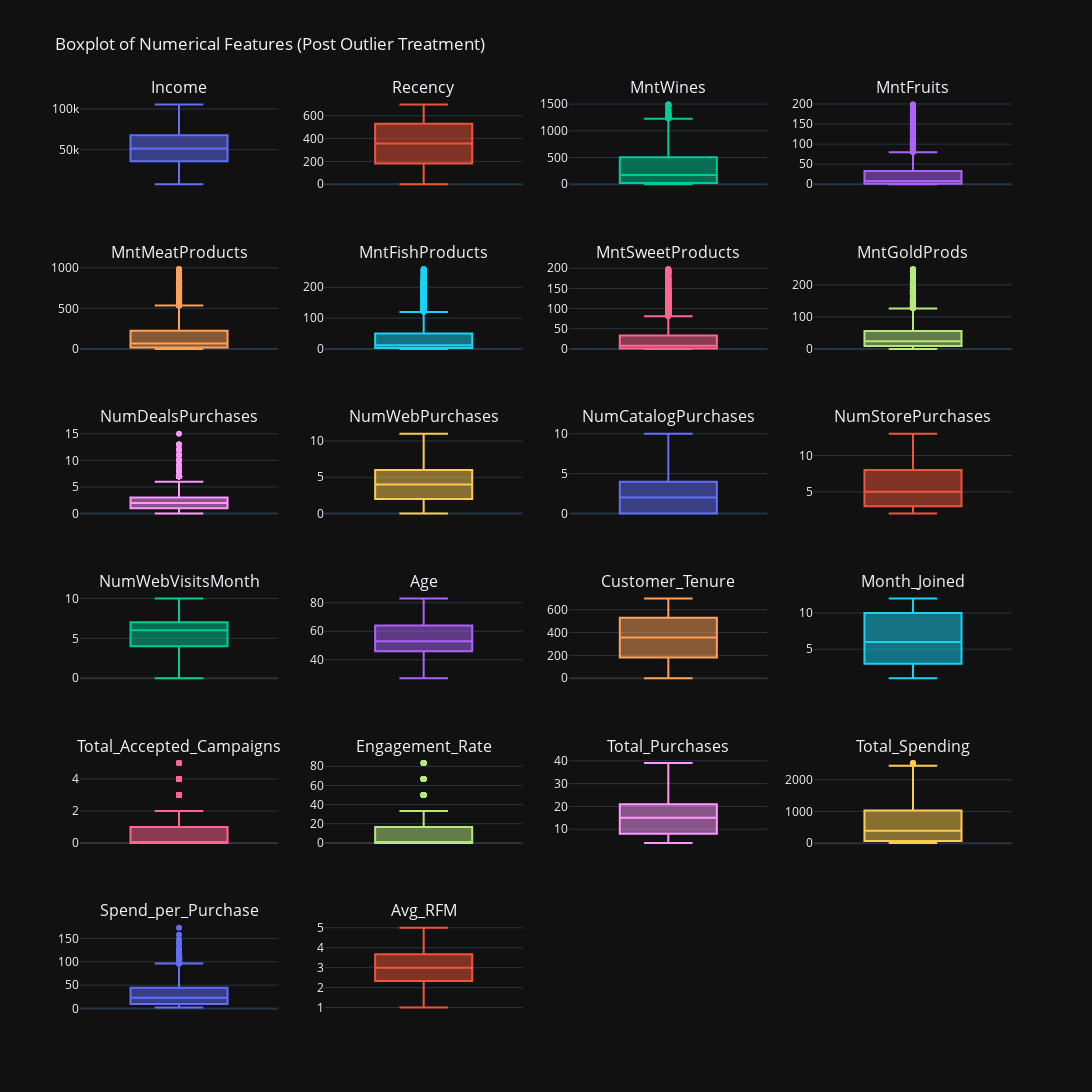

This figure's notebook cell:
### Code cell
# create subplots
fig = make_subplots(rows=plot_nrows, cols=4, subplot_titles=tuple(subplot_titles))

# add traces
for i, col_name in enumerate(to_plot.columns):
    row = i // 4 + 1
    col = i % 4 + 1
    fig.add_trace(go.Box(y=df[col_name], name=col_name), row=row, col=col)

fig.update_layout(height=1400, width=1200, showlegend=False, template='plotly_dark', title='Boxplot of Numerical Features (Post Outlier Treatment)')
fig.update_xaxes(visible=False, showticklabels=False)

fig.show()

### Figure 1 — Plotly figure (JSON) as saved in the notebook; plotly's stock layout.template omitted (floating-point values rounded to 4 significant figures; data arrays with more than 128 entries replaced by an {"elided": "..."} marker saying what was removed)
{"data": [{"name": "Income", "type": "box", "xaxis": "x", "y": {"elided": "2195 float values"}, "yaxis": "y"}, {"name": "Recency", "type": "box", "xaxis": "x2", "y": {"elided": "2195 int values"}, "yaxis": "y2"}, {"name": "MntWines", "type": "box", "xaxis": "x3", "y": {"elided": "2195 int values"}, "yaxis": "y3"}, {"name": "MntFruits", "type": "box", "xaxis": "x4", "y": {"elided": "2195 int values"}, "yaxis": "y4"}, {"name": "MntMeatProducts", "type": "box", "xaxis": "x5", "y": {"elided": "2195 int values"}, "yaxis": "y5"}, {"name": "MntFishProducts", "type": "box", "xaxis": "x6", "y": {"elided": "2195 int values"}, "yaxis": "y6"}, {"name": "MntSweetProducts", "type": "box", "xaxis": "x7", "y": {"elided": "2195 int values"}, "yaxis": "y7"}, {"name": "MntGoldProds", "type": "box", "xaxis": "x8", "y": {"elided": "2195 int values"}, "yaxis": "y8"}, {"name": "NumDealsPurchases", "type": "box", "xaxis": "x9", "y": {"elided": "2195 int values"}, "yaxis": "y9"}, {"name": "NumWebPurchases", "type": "box", "xaxis": "x10", "y": {"elided": "2195 int values"}, "yaxis": "y10"}, {"name": "NumCatalogPurchases", "type": "box", "xaxis": "x11", "y": {"elided": "2195 int values"}, "yaxis": "y11"}, {"name": "NumStorePurchases", "type": "box", "xaxis": "x12", "y": {"elided": "2195 int values"}, "yaxis": "y12"}, {"name": "NumWebVisitsMonth", "type": "box", "xaxis": "x13", "y": {"elided": "2195 int values"}, "yaxis": "y13"}, {"name": "Age", "type": "box", "xaxis": "x14", "y": {"elided": "2195 int values"}, "yaxis": "y14"}, {"name": "Customer_Tenure", "type": "box", "xaxis": "x15", "y": {"elided": "2195 int values"}, "yaxis": "y15"}, {"name": "Month_Joined", "type": "box", "xaxis": "x16", "y": {"elided": "2195 int values"}, "yaxis": "y16"}, {"name": "Total_Accepted_Campaigns", "type": "box", "xaxis": "x17", "y": {"elided": "2195 int values"}, "yaxis": "y17"}, {"name": "Engagement_Rate", "type": "box", "xaxis": "x18", "y": {"elided": "2195 float values"}, "yaxis": "y18"}, {"name": "Total_Purchases", "type": "box", "xaxis": "x19", "y": {"elided": "2195 int values"}, "yaxis": "y19"}, {"name": "Total_Spending", "type": "box", "xaxis": "x20", "y": {"elided": "2195 int values"}, "yaxis": "y20"}, {"name": "Spend_per_Purchase", "type": "box", "xaxis": "x21", "y": {"elided": "2195 float values"}, "yaxis": "y21"}, {"name": "Avg_RFM", "type": "box", "xaxis": "x22", "y": {"elided": "2195 float values"}, "yaxis": "y22"}], "layout": {"annotations": [{"font": {"size": 16}, "showarrow": false, "text": "Income", "x": 0.1062, "xanchor": "center", "xref": "paper", "y": 1.0, "yanchor": "bottom", "yref": "paper"}, {"font": {"size": 16}, "showarrow": false, "text": "Recency", "x": 0.3688, "xanchor": "center", "xref": "paper", "y": 1.0, "yanchor": "bottom", "yref": "paper"}, {"font": {"size": 16}, "showarrow": false, "text": "MntWines", "x": 0.6313, "xanchor": "center", "xref": "paper", "y": 1.0, "yanchor": "bottom", "yref": "paper"}, {"font": {"size": 16}, "showarrow": false, "text": "MntFruits", "x": 0.8938, "xanchor": "center", "xref": "paper", "y": 1.0, "yanchor": "bottom", "yref": "paper"}, {"font": {"size": 16}, "showarrow": false, "text": "MntMeatProducts", "x": 0.1062, "xanchor": "center", "xref": "paper", "y": 0.8194, "yanchor": "bottom", "yref": "paper"}, {"font": {"size": 16}, "showarrow": false, "text": "MntFishProducts", "x": 0.3688, "xanchor": "center", "xref": "paper", "y": 0.8194, "yanchor": "bottom", "yref": "paper"}, {"font": {"size": 16}, "showarrow": false, "text": "MntSweetProducts", "x": 0.6313, "xanchor": "center", "xref": "paper", "y": 0.8194, "yanchor": "bottom", "yref": "paper"}, {"font": {"size": 16}, "showarrow": false, "text": "MntGoldProds", "x": 0.8938, "xanchor": "center", "xref": "paper", "y": 0.8194, "yanchor": "bottom", "yref": "paper"}, {"font": {"size": 16}, "showarrow": false, "text": "NumDealsPurchases", "x": 0.1062, "xanchor": "center", "xref": "paper", "y": 0.6389, "yanchor": "bottom", "yref": "paper"}, {"font": {"size": 16}, "showarrow": false, "text": "NumWebPurchases", "x": 0.3688, "xanchor": "center", "xref": "paper", "y": 0.6389, "yanchor": "bottom", "yref": "paper"}, {"font": {"size": 16}, "showarrow": false, "text": "NumCatalogPurchases", "x": 0.6313, "xanchor": "center", "xref": "paper", "y": 0.6389, "yanchor": "bottom", "yref": "paper"}, {"font": {"size": 16}, "showarrow": false, "text": "NumStorePurchases", "x": 0.8938, "xanchor": "center", "xref": "paper", "y": 0.6389, "yanchor": "bottom", "yref": "paper"}, {"font": {"size": 16}, "showarrow": false, "text": "NumWebVisitsMonth", "x": 0.1062, "xanchor": "center", "xref": "paper", "y": 0.4583, "yanchor": "bottom", "yref": "paper"}, {"font": {"size": 16}, "showarrow": false, "text": "Age", "x": 0.3688, "xanchor": "center", "xref": "paper", "y": 0.4583, "yanchor": "bottom", "yref": "paper"}, {"font": {"size": 16}, "showarrow": false, "text": "Customer_Tenure", "x": 0.6313, "xanchor": "center", "xref": "paper", "y": 0.4583, "yanchor": "bottom", "yref": "paper"}, {"font": {"size": 16}, "showarrow": false, "text": "Month_Joined", "x": 0.8938, "xanchor": "center", "xref": "paper", "y": 0.4583, "yanchor": "bottom", "yref": "paper"}, {"font": {"size": 16}, "showarrow": false, "text": "Total_Accepted_Campaigns", "x": 0.1062, "xanchor": "center", "xref": "paper", "y": 0.2778, "yanchor": "bottom", "yref": "paper"}, {"font": {"size": 16}, "showarrow": false, "text": "Engagement_Rate", "x": 0.3688, "xanchor": "center", "xref": "paper", "y": 0.2778, "yanchor": "bottom", "yref": "paper"}, {"font": {"size": 16}, "showarrow": false, "text": "Total_Purchases", "x": 0.6313, "xanchor": "center", "xref": "paper", "y": 0.2778, "yanchor": "bottom", "yref": "paper"}, {"font": {"size": 16}, "showarrow": false, "text": "Total_Spending", "x": 0.8938, "xanchor": "center", "xref": "paper", "y": 0.2778, "yanchor": "bottom", "yref": "paper"}, {"font": {"size": 16}, "showarrow": false, "text": "Spend_per_Purchase", "x": 0.1062, "xanchor": "center", "xref": "paper", "y": 0.09722, "yanchor": "bottom", "yref": "paper"}, {"font": {"size": 16}, "showarrow": false, "text": "Avg_RFM", "x": 0.3688, "xanchor": "center", "xref": "paper", "y": 0.09722, "yanchor": "bottom", "yref": "paper"}], "height": 1400, "showlegend": false, "title": {"text": "Boxplot of Numerical Features (Post Outlier Treatment)"}, "width": 1200, "xaxis": {"anchor": "y", "domain": [0, 0.2125], "showticklabels": false, "visible": false}, "xaxis10": {"anchor": "y10", "domain": [0.2625, 0.475], "showticklabels": false, "visible": false}, "xaxis11": {"anchor": "y11", "domain": [0.525, 0.7375], "showticklabels": false, "visible": false}, "xaxis12": {"anchor": "y12", "domain": [0.7875, 1], "showticklabels": false, "visible": false}, "xaxis13": {"anchor": "y13", "domain": [0, 0.2125], "showticklabels": false, "visible": false}, "xaxis14": {"anchor": "y14", "domain": [0.2625, 0.475], "showticklabels": false, "visible": false}, "xaxis15": {"anchor": "y15", "domain": [0.525, 0.7375], "showticklabels": false, "visible": false}, "xaxis16": {"anchor": "y16", "domain": [0.7875, 1], "showticklabels": false, "visible": false}, "xaxis17": {"anchor": "y17", "domain": [0, 0.2125], "showticklabels": false, "visible": false}, "xaxis18": {"anchor": "y18", "domain": [0.2625, 0.475], "showticklabels": false, "visible": false}, "xaxis19": {"anchor": "y19", "domain": [0.525, 0.7375], "showticklabels": false, "visible": false}, "xaxis2": {"anchor": "y2", "domain": [0.2625, 0.475], "showticklabels": false, "visible": false}, "xaxis20": {"anchor": "y20", "domain": [0.7875, 1], "showticklabels": false, "visible": false}, "xaxis21": {"anchor": "y21", "domain": [0, 0.2125], "showticklabels": false, "visible": false}, "xaxis22": {"anchor": "y22", "domain": [0.2625, 0.475], "showticklabels": false, "visible": false}, "xaxis23": {"anchor": "y23", "domain": [0.525, 0.7375], "showticklabels": false, "visible": false}, "xaxis24": {"anchor": "y24", "domain": [0.7875, 1], "showticklabels": false, "visible": false}, "xaxis3": {"anchor": "y3", "domain": [0.525, 0.7375], "showticklabels": false, "visible": false}, "xaxis4": {"anchor": "y4", "domain": [0.7875, 1], "showticklabels": false, "visible": false}, "xaxis5": {"anchor": "y5", "domain": [0, 0.2125], "showticklabels": false, "visible": false}, "xaxis6": {"anchor": "y6", "domain": [0.2625, 0.475], "showticklabels": false, "visible": false}, "xaxis7": {"anchor": "y7", "domain": [0.525, 0.7375], "showticklabels": false, "visible": false}, "xaxis8": {"anchor": "y8", "domain": [0.7875, 1], "showticklabels": false, "visible": false}, "xaxis9": {"anchor": "y9", "domain": [0, 0.2125], "showticklabels": false, "visible": false}, "yaxis": {"anchor": "x", "domain": [0.9028, 1.0]}, "yaxis10": {"anchor": "x10", "domain": [0.5417, 0.6389]}, "yaxis11": {"anchor": "x11", "domain": [0.5417, 0.6389]}, "yaxis12": {"anchor": "x12", "domain": [0.5417, 0.6389]}, "yaxis13": {"anchor": "x13", "domain": [0.3611, 0.4583]}, "yaxis14": {"anchor": "x14", "domain": [0.3611, 0.4583]}, "yaxis15": {"anchor": "x15", "domain": [0.3611, 0.4583]}, "yaxis16": {"anchor": "x16", "domain": [0.3611, 0.4583]}, "yaxis17": {"anchor": "x17", "domain": [0.1806, 0.2778]}, "yaxis18": {"anchor": "x18", "domain": [0.1806, 0.2778]}, "yaxis19": {"anchor": "x19", "domain": [0.1806, 0.2778]}, "yaxis2": {"anchor": "x2", "domain": [0.9028, 1.0]}, "yaxis20": {"anchor": "x20", "domain": [0.1806, 0.2778]}, "yaxis21": {"anchor": "x21", "domain": [0, 0.09722]}, "yaxis22": {"anchor": "x22", "domain": [0, 0.09722]}, "yaxis23": {"anchor": "x23", "domain": [0, 0.09722]}, "yaxis24": {"anchor": "x24", "domain": [0, 0.09722]}, "yaxis3": {"anchor": "x3", "domain": [0.9028, 1.0]}, "yaxis4": {"anchor": "x4", "domain": [0.9028, 1.0]}, "yaxis5": {"anchor": "x5", "domain": [0.7222, 0.8194]}, "yaxis6": {"anchor": "x6", "domain": [0.7222, 0.8194]}, "yaxis7": {"anchor": "x7", "domain": [0.7222, 0.8194]}, "yaxis8": {"anchor": "x8", "domain": [0.7222, 0.8194]}, "yaxis9": {"anchor": "x9", "domain": [0.5417, 0.6389]}}}
